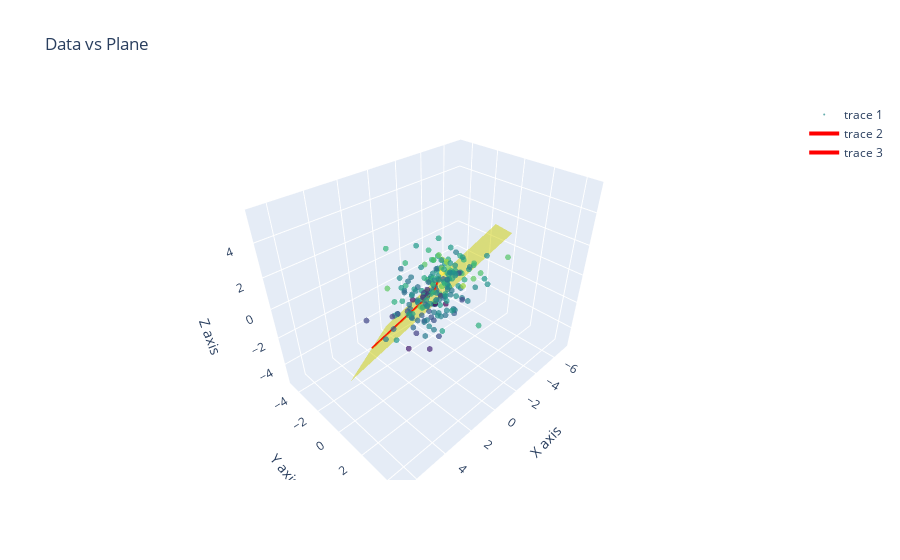

The notebook cell this image was saved under:
### Code cell
import numpy as np
import plotly.graph_objs as go
scatter = go.Scatter3d(
    x=samples[:, 0],
    y=samples[:, 1],
    z=samples[:, 2],
    mode='markers',
    marker=dict(
        size=2,
        color=samples[:, 2],
        colorscale='Viridis',
        opacity=0.7
    )
)
mean_sample = np.mean(samples, axis=0)
extended_samples = np.dot(projected_samples, U[:, :2].T) + mean_sample

axes = []
for i in range(2):
    axis = U[:, i] * max(S)
    axes.append(go.Scatter3d(
        x=[mean_sample[0], mean_sample[0] + axis[0]],
        y=[mean_sample[1], mean_sample[1] + axis[1]],
        z=[mean_sample[2], mean_sample[2] + axis[2]],
        mode='lines',
        line=dict(color='red', width=4)
    ))

corner_points = np.array([
    mean_sample + U[:, 0] * max(S) + U[:, 1] * max(S),
    mean_sample - U[:, 0] * max(S) + U[:, 1] * max(S),
    mean_sample - U[:, 0] * max(S) - U[:, 1] * max(S),
    mean_sample + U[:, 0] * max(S) - U[:, 1] * max(S)
])

layout = go.Layout(
    title='2D Projections in Original 3D Space',
    scene=dict(
        xaxis_title='X axis',
        yaxis_title='Y axis',
        zaxis_title='Z axis'
    )
)

plane = go.Mesh3d(
    x=corner_points[:, 0],
    y=corner_points[:, 1],
    z=corner_points[:, 2],
    opacity=0.5,
    color='yellow'
)

fig = go.Figure(data=[plane, scatter] + axes, layout=layout)
fig.update_layout(title='Data vs Plane')
print(min((samples[0:,0])))
fig.show()

### Figure 1 — Plotly figure (JSON) as saved in the notebook; plotly's stock layout.template omitted (floating-point values rounded to 4 significant figures; data arrays with more than 128 entries replaced by an {"elided": "..."} marker saying what was removed)
{"data": [{"color": "yellow", "opacity": 0.5, "type": "mesh3d", "x": [-0.2078, 6.623, -0.2704, -7.101], "y": [-4.711, 1.278, 4.635, -1.354], "z": [-5.222, -1.025, 5.405, 1.208]}, {"marker": {"color": {"elided": "200 float values"}, "colorscale": [[0, "#440154"], [0.1111, "#482878"], [0.2222, "#3e4989"], [0.3333, "#31688e"], [0.4444, "#26828e"], [0.5556, "#1f9e89"], [0.6667, "#35b779"], [0.7778, "#6ece58"], [0.8889, "#b5de2b"], [1, "#fde725"]], "opacity": 0.7, "size": 2}, "mode": "markers", "type": "scatter3d", "x": {"elided": "200 float values"}, "y": {"elided": "200 float values"}, "z": {"elided": "200 float values"}}, {"line": {"color": "red", "width": 4}, "mode": "lines", "type": "scatter3d", "x": [-0.2391, -3.655], "y": [-0.03823, -3.032], "z": [0.09161, -2.007]}, {"line": {"color": "red", "width": 4}, "mode": "lines", "type": "scatter3d", "x": [-0.2391, 3.208], "y": [-0.03823, -1.717], "z": [0.09161, -3.123]}], "layout": {"scene": {"xaxis": {"title": {"text": "X axis"}}, "yaxis": {"title": {"text": "Y axis"}}, "zaxis": {"title": {"text": "Z axis"}}}, "title": {"text": "Data vs Plane"}}}
